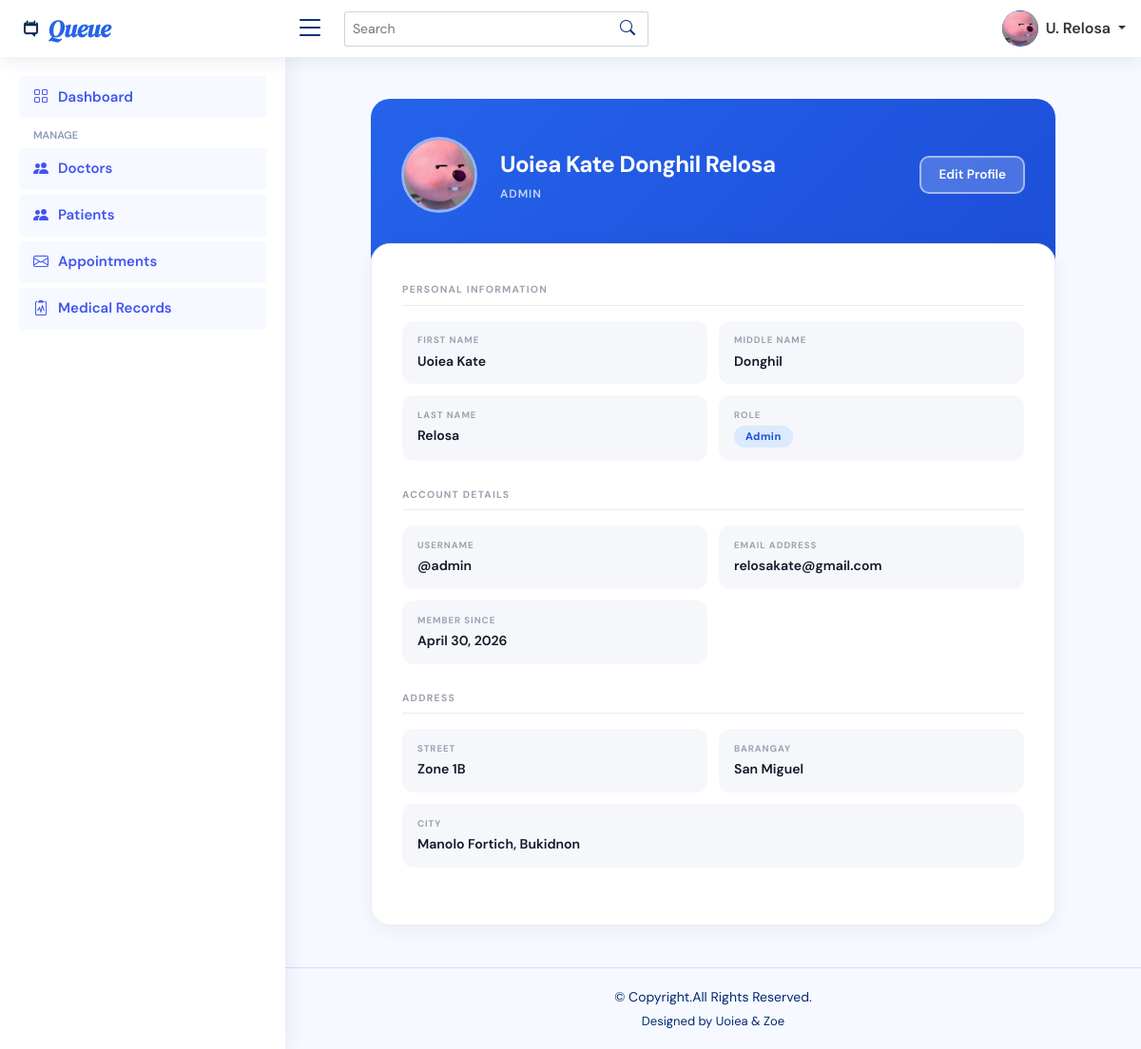
Page /public/admin/profile.php (signed in) on the committed database.
### tables this page shows
CREATE TABLE `users` (
  `id` int(11) NOT NULL,
  `uuid` varchar(36) DEFAULT NULL,
  `username` varchar(100) NOT NULL,
  `emailAddress` varchar(150) NOT NULL,
  `password` varchar(255) NOT NULL,
  `role` enum('admin','user') NOT NULL DEFAULT 'user',
  `firstName` varchar(100) DEFAULT NULL,
  `middleName` varchar(100) DEFAULT NULL,
  `lastName` varchar(100) DEFAULT NULL,
  `street` varchar(150) DEFAULT NULL,
  `barangay` varchar(150) DEFAULT NULL,
  `city` varchar(100) DEFAULT NULL,
  `photoUrl` varchar(255) DEFAULT NULL,
  `createdAt` timestamp NOT NULL DEFAULT current_timestamp(),
  `updatedAt` timestamp NOT NULL DEFAULT current_timestamp() ON UPDATE current_timestamp(),
  `profilePic` varchar(255) DEFAULT NULL
);

### public/admin/profile.php (the view, shortened to what this page needs)
<?php
include('./includes/header.php');
include('./includes/topbar.php');
include('./includes/sidebar.php');
require_once('../../app/controllers/profileController.php');
$userId = isset($_SESSION['authUser']['user_id']) ? $_SESSION['authUser']['user_id'] : 0;
$stmt = $conn->prepare("SELECT * FROM users WHERE id = ?");
$stmt->bind_param("i", $userId);
$stmt->execute();
$user = $stmt->get_result()->fetch_assoc();
$fullName = trim(
    (isset($user['firstName']) ? $user['firstName'] : '') . ' ' .
        (isset($user['middleName']) ? $user['middleName'] : '') . ' ' .
        (isset($user['lastName']) ? $user['lastName'] : '')
);
$initials = strtoupper(
    substr(isset($user['firstName']) ? $user['firstName'] : 'U', 0, 1) .
        substr(isset($user['lastName']) ? $user['lastName'] : 'U', 0, 1)
);
$dateJoined = (!empty($user['createdAt'])) ? date('F j, Y', strtotime($user['createdAt'])) : 'N/A';
?>
<section class="section">
    <div class="profile-wrapper">
        <div class="profile-hero">
            <div class="profile-hero-inner">
                <div class="profile-avatar">
                    <?php if (!empty($user['profilePic'])): ?>
                        <img src="<?php echo htmlspecialchars($user['profilePic']); ?>" style="width:100%;height:100%;object-fit:cover;border-radius:50%;">
                    <?php else: ?>
                        <?php echo htmlspecialchars($initials); ?>
                    <?php endif; ?>
                </div>
                <div>
                    <div class="profile-hero-name"><?php echo htmlspecialchars($fullName); ?></div>
                    <div class="profile-hero-role"><?php echo htmlspecialchars($user['role']); ?></div>
                </div>
                <div style="margin-left:auto;">
                    <button onclick="openEditModal()"
                        style="background:rgba(255,255,255,.2);border:2px solid rgba(255,255,255,.5);color:#fff;padding:8px 18px;border-radius:10px;font-weight:600;cursor:pointer;font-size:.85rem;">
                        Edit Profile
                    </button>
                </div>
            </div>
        </div>
        <div class="profile-body">
            <div class="profile-section-title">Personal Information</div>
            <div class="profile-info-grid">
                <div class="profile-info-item">
                    <div class="profile-info-label">First Name</div>
                    <div class="profile-info-value"><?php echo htmlspecialchars($user['firstName']); ?></div>
                </div>
                <div class="profile-info-item">
                    <div class="profile-info-label">Middle Name</div>
                    <div class="profile-info-value"><?php echo htmlspecialchars($user['middleName'] ? $user['middleName'] : '—'); ?></div>
                </div>
                <div class="profile-info-item">
                    <div class="profile-info-label">Last Name</div>
                    <div class="profile-info-value"><?php echo htmlspecialchars($user['lastName']); ?></div>
                </div>
                <div class="profile-info-item">
                    <div class="profile-info-label">Role</div>
                    <div class="profile-info-value">
                        <span class="profile-badge"><?php echo htmlspecialchars($user['role']); ?></span>
                    </div>
                </div>
            </div>
            <div class="profile-section-title">Account Details</div>
            <div class="profile-info-grid">
                <div class="profile-info-item">
                    <div class="profile-info-label">Username</div>
                    <div class="profile-info-value">@<?php echo htmlspecialchars($user['username']); ?></div>
                </div>
                <div class="profile-info-item">
                    <div class="profile-info-label">Email Address</div>
                    <div class="profile-info-value"><?php echo htmlspecialchars($user['emailAddress']); ?></div>
                </div>
                <div class="profile-info-item">
                    <div class="profile-info-label">Member Since</div>
                    <div class="profile-info-value"><?php echo $dateJoined; ?></div>
                </div>
            </div>
            <div class="profile-section-title">Address</div>
            <div class="profile-info-grid">
                <div class="profile-info-item">
                    <div class="profile-info-label">Street</div>
                    <div class="profile-info-value"><?php echo htmlspecialchars($user['street'] ? $user['street'] : '—'); ?></div>
                </div>
                <div class="profile-info-item">
                    <div class="profile-info-label">Barangay</div>
                    <div class="profile-info-value"><?php echo htmlspecialchars($user['barangay'] ? $user['barangay'] : '—'); ?></div>
                </div>
                <div class="profile-info-item full">
                    <div class="profile-info-label">City</div>
                    <div class="profile-info-value"><?php echo htmlspecialchars($user['city'] ? $user['city'] : '—'); ?></div>
                </div>
            </div>
        </div>
    </div>
</section>
<?php include('./includes/footer.php'); ?>

### public/assets/css/style.css (style rules this page uses)
:root { scroll-behavior: smooth; }
body { font-family: "Open Sans", sans-serif; background: #f6f9ff; color: #444444; }

### public/admin/includes/header.php (style rules this page uses)
body { font-family: 'DM Sans', sans-serif !important; }

### public/admin/profile.php (style rules this page uses)
.profile-wrapper, .profile-wrapper *, #editModal, #editModal * { font-family: 'DM Sans', sans-serif; box-sizing: border-box; }
.profile-wrapper { max-width: 720px; margin: 1.5rem auto; }
.profile-hero { background: linear-gradient(135deg, #2563eb 0%, #1d4ed8 100%); border-radius: 20px; padding: 2.5rem 2rem 4rem; }
.profile-hero-inner { display: flex; align-items: center; gap: 1.5rem; }
.profile-avatar { width: 80px; height: 80px; border-radius: 50%; background: rgba(255, 255, 255, .2); border: 3px solid rgba(255, 255, 255, .4); display: flex; align-items: center; justify-content: center; font-size: 1.8rem; font-weight: 700; color: #fff; flex-shrink: 0; }
.profile-hero-name { font-size: 1.5rem; font-weight: 700; color: #fff; letter-spacing: -.02em; margin: 0; }
.profile-hero-role { font-size: .75rem; color: rgba(255, 255, 255, .75); margin-top: 4px; font-weight: 600; text-transform: uppercase; letter-spacing: .08em; }
.profile-body { background: #fff; border: 1px solid #eaecf4; border-radius: 20px; margin-top: -2rem; padding: 2.5rem 2rem 2rem; box-shadow: 0 4px 20px rgba(0, 0, 0, .06); }
.profile-section-title { font-size: .65rem; font-weight: 700; text-transform: uppercase; letter-spacing: .12em; color: #9ca3af; margin-bottom: 1rem; padding-bottom: .5rem; border-bottom: 1px solid #eaecf4; }
.profile-info-grid { display: grid; grid-template-columns: 1fr 1fr; gap: 12px; margin-bottom: 1.75rem; }
.profile-info-item { background: #f5f7fb; border-radius: 12px; padding: .85rem 1rem; }
.profile-info-item.full { grid-column: 1/-1; }
.profile-info-label { font-size: .6rem; font-weight: 700; text-transform: uppercase; letter-spacing: .1em; color: #9ca3af; margin-bottom: 4px; }
.profile-info-value { font-size: .88rem; font-weight: 600; color: #111827; word-break: break-word; }
.profile-badge { display: inline-block; background: #dbeafe; color: #1d4ed8; font-size: .7rem; font-weight: 700; padding: 3px 12px; border-radius: 20px; letter-spacing: .04em; text-transform: capitalize; }

### rows in the picture
users: profilePic (picture), fullName "Uoiea Kate Donghil Relosa", role "ADMIN", firstName "Uoiea Kate", middleName "Donghil", lastName "Relosa", role "Admin", username "admin", emailAddress "relosakate@gmail.com", createdAt "April 30, 2026", street "Zone 1B", barangay "San Miguel", city "Manolo Fortich, Bukidnon"

### other values in the picture
$shortName "U. Relosa"
